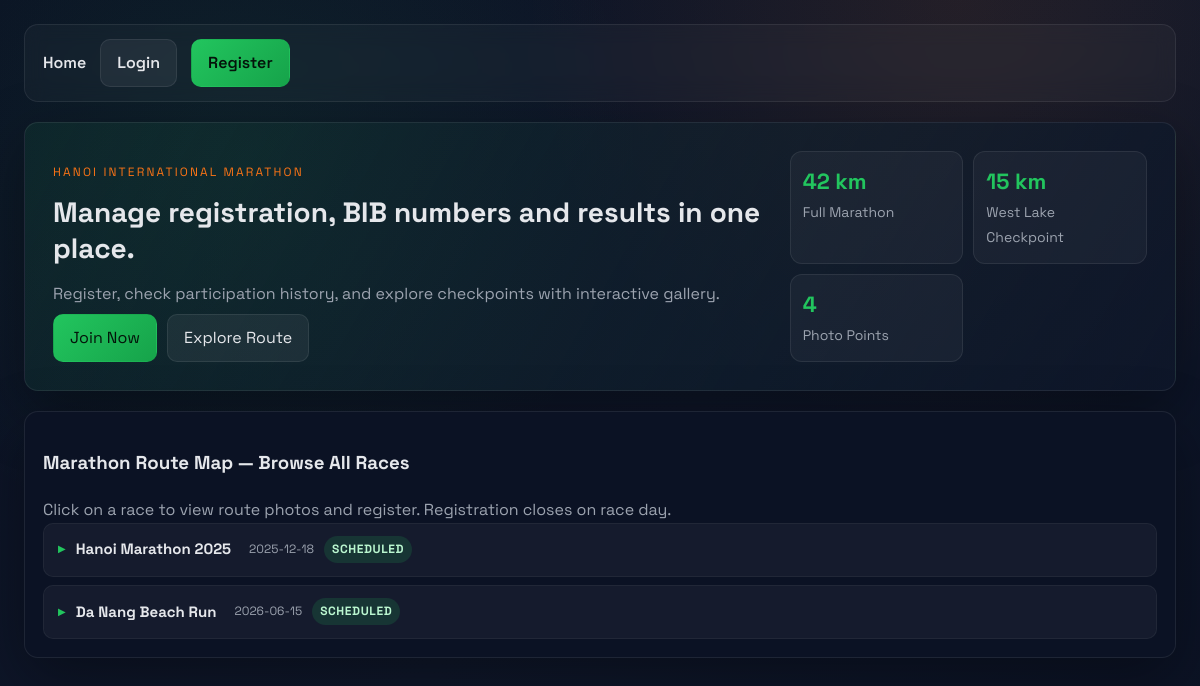
The page / on the database its author committed.
### tables this page shows
CREATE TABLE Marathon (
    MarathonID INT PRIMARY KEY AUTO_INCREMENT,
    RaceName VARCHAR(100),
    Date DATE,
    Status VARCHAR(20) DEFAULT 'Scheduled',
    CancelReason VARCHAR(255) DEFAULT NULL  
);

### index.php (the view, shortened to what this page needs)
<?php
include 'lib/db.php';
?>
<!DOCTYPE html>
<html lang="en">
<head>
    <link rel="stylesheet" href="css/style.css">
</head>
<body>
    <div class="nav">
        <a href="index.php">Home</a>
        <?php if(isset($_SESSION['user_id'])): ?>
            <a href="my_page.php">My Page</a>
            <?php if($_SESSION['role'] === 'admin'): ?>
                <a href="admin.php">Admin Panel</a>
            <?php endif; ?>
            <a href="logout.php">Logout (<?php echo $_SESSION['name']; ?>)</a>
        <?php else: ?>
            <a href="login.php" class="btn ghost">Login</a>
            <a href="register.php" class="btn primary">Register</a>
        <?php endif; ?>
    </div>
    <section class="hero">
        <div>
            <p class="eyebrow">Hanoi International Marathon</p>
            <h1>Manage registration, BIB numbers and results in one place.</h1>
            <p class="muted">Register, check participation history, and explore checkpoints with interactive gallery.</p>
            <div class="actions">
                <a class="btn primary" href="register.php">Join Now</a>
                <a class="btn ghost" href="#gallery">Explore Route</a>
            </div>
        </div>
        <div class="stats">
            <div class="stat-card"><span class="stat-number">42 km</span><span class="stat-label">Full Marathon</span></div>
            <div class="stat-card"><span class="stat-number">15 km</span><span class="stat-label">West Lake Checkpoint</span></div>
            <div class="stat-card"><span class="stat-number">4</span><span class="stat-label">Photo Points</span></div>
        </div>
    </section>
    <section id="gallery" class="card">
        <h3>Marathon Route Map — Browse All Races</h3>
        <p class="muted">Click on a race to view route photos and register. Registration closes on race day.</p>
        <div class="marathons-list">
            <?php
            $all_marathons = $pdo->query("SELECT * FROM Marathon ORDER BY Date ASC")->fetchAll();
            foreach ($all_marathons as $idx => $race):
            ?>
            <div class="accordion-item">
                <div class="accordion-header">
                    <div class="accordion-title">
                        <span class="accordion-icon">▶</span>
                        <strong><?= htmlspecialchars($race['RaceName']) ?></strong>
                        <span class="race-date"><?= $race['Date'] ?></span>
                        <span class="tag <?= strtolower($race['Status']) ?>"><?= $race['Status'] ?></span>
                    </div>
                </div>
            </div>
            <?php endforeach; ?>
        </div>
    </section>
</body>
</html>

### css/style.css (style rules this page uses)
:root { --bg: #0f172a; --panel: #111827; --card: #0b1224; --accent: #22c55e; --accent-2: #f97316; --muted: #9ca3af; --line: rgba(255,255,255,0.08); --text: #e5e7eb; --shadow: 0 20px 60px rgba(0,0,0,0.35); --radius: 14px; }
* { box-sizing: border-box; }
body { margin: 0; padding: 24px; font-family: 'Space Grotesk', 'Segoe UI', sans-serif; line-height: 1.6; color: var(--text); background: radial-gradient(circle at 20% 20%, rgba(34,197,94,0.08), transparent 35%), radial-gradient(circle at 80% 0%, rgba(249,115,22,0.09), transparent 35%), linear-gradient(135deg, #0b1224, #0f172a 55%, #0b1224 100%); min-height: 100vh; }
a { color: var(--accent); text-decoration: none; }
.nav { display: flex; align-items: center; gap: 14px; background: rgba(255,255,255,0.03); padding: 14px 18px; border: 1px solid var(--line); border-radius: var(--radius); backdrop-filter: blur(10px); margin-bottom: 20px; }
.nav a { color: var(--text); font-weight: 600; }
.btn { display: inline-flex; align-items: center; justify-content: center; gap: 8px; padding: 10px 16px; border-radius: 10px; border: 1px solid var(--line); background: rgba(255,255,255,0.04); color: var(--text); cursor: pointer; transition: all 0.2s ease; text-decoration: none; }
.btn.primary { background: linear-gradient(135deg, var(--accent), #16a34a); color: #04130a; border-color: transparent; }
.btn.ghost { background: rgba(255,255,255,0.06); }
.hero { display: grid; grid-template-columns: 2fr 1fr; gap: 22px; padding: 28px; border-radius: var(--radius); background: linear-gradient(120deg, rgba(34,197,94,0.08), rgba(15,23,42,0.9)); border: 1px solid var(--line); box-shadow: var(--shadow); margin-bottom: 20px; }
.hero h1 { margin: 8px 0 14px; font-size: 28px; line-height: 1.3; }
.eyebrow { text-transform: uppercase; letter-spacing: 0.18em; font-size: 12px; color: var(--accent-2); }
.actions { display: flex; gap: 10px; margin-top: 8px; flex-wrap: wrap; }
.stats { display: grid; grid-template-columns: repeat(auto-fit, minmax(150px, 1fr)); gap: 10px; }
.stat-card { background: rgba(255,255,255,0.04); border: 1px solid var(--line); padding: 12px; border-radius: 12px; }
.stat-number { display: block; font-size: 22px; font-weight: 700; color: var(--accent); }
.stat-label { color: var(--muted); font-size: 14px; }
.card { background: var(--card); border: 1px solid var(--line); border-radius: var(--radius); padding: 18px; box-shadow: var(--shadow); margin-bottom: 18px; }
.muted { color: var(--muted); margin: 0; }
.tag { padding: 4px 8px; border-radius: 999px; font-size: 12px; font-weight: 700; text-transform: uppercase; letter-spacing: 0.05em; }
.tag.scheduled { background: rgba(34,197,94,0.15); color: #bbf7d0; }
.marathons-list { display: flex; flex-direction: column; gap: 8px; }
.accordion-item { border: 1px solid var(--line); border-radius: 10px; overflow: hidden; background: rgba(255,255,255,0.01); }
.accordion-header { padding: 12px 14px; cursor: pointer; display: flex; align-items: center; justify-content: space-between; background: rgba(255,255,255,0.03); transition: all 0.2s ease; border-bottom: 1px solid transparent; user-select: none; }
.accordion-title { display: flex; align-items: center; gap: 10px; flex: 1; width: 100%; flex-wrap: wrap; }
.accordion-icon { display: inline-block; transition: transform 0.3s ease; font-size: 10px; color: var(--accent); flex-shrink: 0; }
.race-date { font-size: 12px; color: var(--muted); }
.accordion-title strong { font-size: 15px; }
.accordion-title .race-date { margin-left: 8px; }

### rows shown on the page
marathon: RaceName "Hanoi Marathon 2025", Date "2025-12-18", Status "SCHEDULED"
marathon: RaceName "Da Nang Beach Run", Date "2026-06-15", Status "SCHEDULED"
